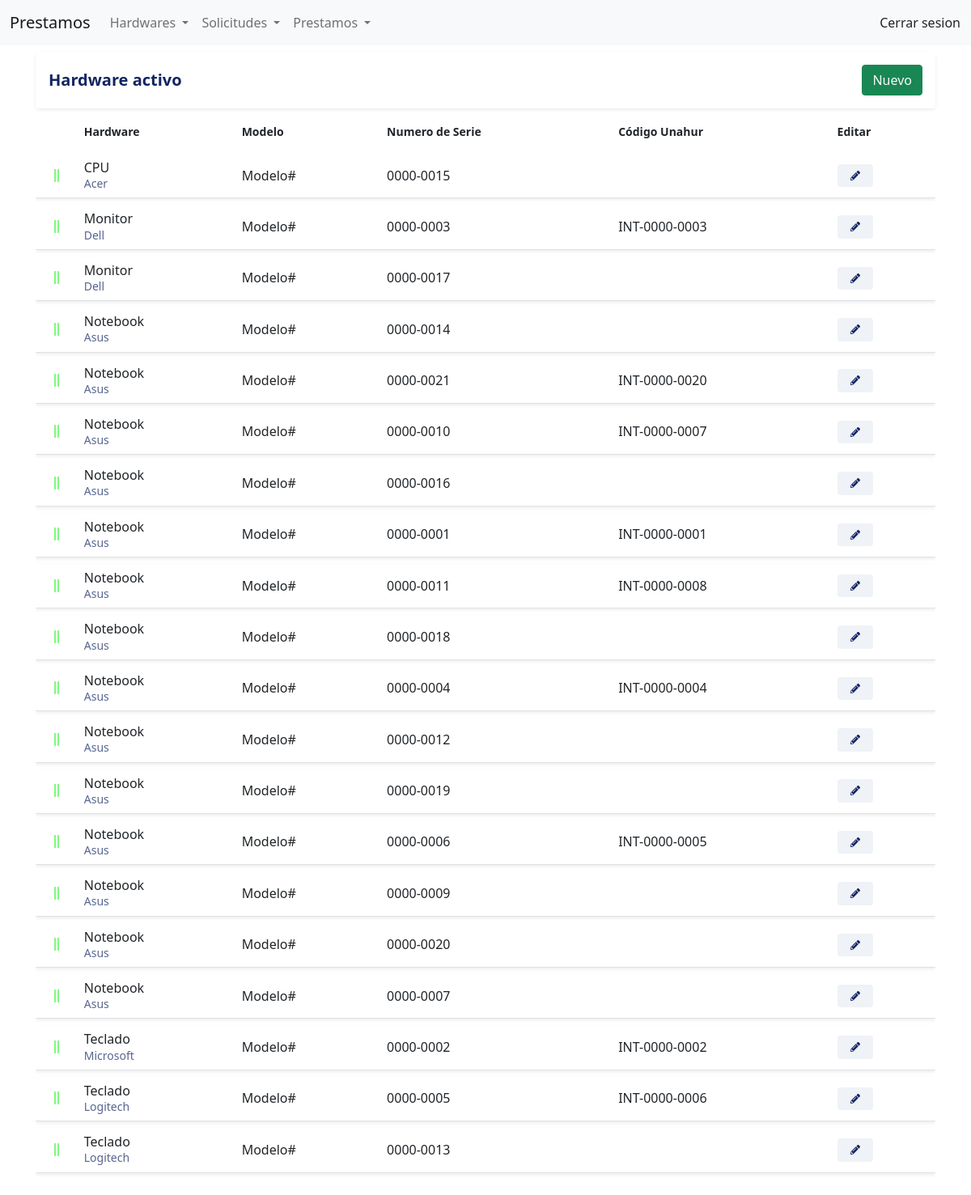
The app's page /hardware/activo with its own data.
### tables this page shows
CREATE TABLE IF NOT EXISTS hardwares
(
    id_hardware INT AUTO_INCREMENT PRIMARY KEY NOT NULL,
    id_tipo_hardware INT NOT NULL,
    id_marca INT NOT NULL,
    descripcion_hardware VARCHAR(1024),
    modelo VARCHAR(40) NOT NULL,
    numero_serie VARCHAR(40) NOT NULL UNIQUE,
    codigo_interno VARCHAR(40),
    created_at TIMESTAMP DEFAULT CURRENT_TIMESTAMP,
    updated_at TIMESTAMP DEFAULT CURRENT_TIMESTAMP ON UPDATE CURRENT_TIMESTAMP,
    FOREIGN KEY (id_tipo_hardware) REFERENCES tipos_hardware (id_tipo_hardware),
    FOREIGN KEY (id_marca) REFERENCES marcas (id_marca)
);

CREATE TABLE IF NOT EXISTS tipos_hardware
(
    id_tipo_hardware INT AUTO_INCREMENT PRIMARY KEY NOT NULL,
    tipo_hardware VARCHAR(40) NOT NULL UNIQUE,
    created_at TIMESTAMP DEFAULT CURRENT_TIMESTAMP,
    updated_at TIMESTAMP DEFAULT CURRENT_TIMESTAMP ON UPDATE CURRENT_TIMESTAMP
);

CREATE TABLE IF NOT EXISTS marcas
(
    id_marca INT AUTO_INCREMENT PRIMARY KEY NOT NULL,
    marca VARCHAR(40) NOT NULL UNIQUE,
    created_at TIMESTAMP DEFAULT CURRENT_TIMESTAMP,
    updated_at TIMESTAMP DEFAULT CURRENT_TIMESTAMP ON UPDATE CURRENT_TIMESTAMP
);

### index.php (called while the page is built, shortened)
<?php
    require_once "config/database.php";
    include_once "views/layouts/header.php";
    include_once "views/layouts/navbar.php";
    include_once "views/layouts/main.php";
    include_once "views/layouts/footer.php";
?>

### controllers/hardwareController.php (called while the page is built, shortened)
<?php
require_once 'models/hardwareModel.php';
require_once 'models/hardwareEstadoHardwareModel.php';
class HardwareController{
    public function activo() {
        $hardware = new HardwareModel();
        $hardwares = $hardware->getAll();
        $estado = 1;
        require_once 'views/hardware/listado.php';
    }
}

### config/database.php (called while the page is built)
<?php
class Database {
    public static function connect(){
        $db = new mysqli('localhost', 'root', '', 'prestamos');
        $db->query ("SET NAMES 'utf-8'");
        return $db;
    }
}

### models/hardwareModel.php (called while the page is built, shortened)
<?php
class HardwareModel{
    private $db;
    private $encabezado;
    public function __construct() {
        $this->db = Database::connect();
    }
    public function getEncabezado() {
        return $this->encabezado;
    }
    public function setEncabezado($encabezado) {
        $this->encabezado = $encabezado;
    }
    public function getAll() {
            $hardwares = $this->db->query(
            "SELECT
                hardwares.id_hardware,
                tipos_hardware.tipo_hardware,
                marcas.marca,
                hardwares.modelo,
                hardwares.numero_serie,
                hardwares.codigo_interno,
                hardwares.descripcion_hardware,
                hardwares.created_at as created_at_hardware
            FROM
                hardwares
            INNER JOIN
                tipos_hardware on hardwares.id_tipo_hardware = tipos_hardware.id_tipo_hardware
            INNER JOIN
                marcas on hardwares.id_marca = marcas.id_marca
            GROUP BY hardwares.id_hardware
            ORDER BY tipos_hardware.tipo_hardware;
            ");
            return $hardwares;
    }
}

### models/hardwareEstadoHardwareModel.php (called while the page is built, shortened)
<?php
class HardwareEstadoHardwareModel{
    private $db;
    public function __construct() {
        $this->db = Database::connect();
    }
    public function getUltimoEstado($id) {
        $ultimoEstado = $this->db->query(
        "SELECT
            hardwares_estados_hardware.id_hardware_estado_hardware,
            hardwares_estados_hardware.id_hardware,
            hardwares_estados_hardware.created_at,
            hardwares_estados_hardware.id_estado_hardware
        FROM
            hardwares_estados_hardware
        INNER JOIN
            ( SELECT id_hardware, MAX(created_at) fecha_max
                FROM hardwares_estados_hardware
                GROUP BY id_hardware ) resultado
            ON hardwares_estados_hardware.id_hardware = resultado.id_hardware
                AND hardwares_estados_hardware.created_at = resultado.fecha_max
                WHERE hardwares_estados_hardware.id_hardware = $id
        GROUP BY hardwares_estados_hardware.id_hardware
        ORDER BY hardwares_estados_hardware.id_hardware
            ");
        $dato1 = $ultimoEstado->fetch_object();
        return $dato1;
    }
}

### views/hardware/listado.php (the view, shortened to what this page needs)
<?php
require_once 'models/hardwareEstadoHardwareModel.php';
$hardwaresEstadosHardware = new HardwareEstadoHardwareModel();
?>
<div class="row">
    <div class="col align-middle">
        <div class="card d-inline-block border-0 shadow-sm shadow-hover w-100">
            <div class="card-body d-flex justify-content-between align-items-center">
                <h5 class="mb-0"> Hardware <?= $hardware->getEncabezado()?></h5>
                <a href="<?= URL ?>hardware/nuevo"class="btn btn-success text-light">Nuevo</a>
			</div>
        </div>
    </div>
</div>
<div class="row">
    <div class="col">
        <div class="table-responsive">
            <table class="table table-hover">
                <thead class="thead-light">
                    <tr>
                        <th scope="col"><small class="font-weight-bold"><small></th>
                        <th scope="col"><small class="font-weight-bold">Hardware<small></th>
                        <th scope="col"><small class="font-weight-bold">Modelo<small></th>
                        <th scope="col"><small class="font-weight-bold">Numero de Serie<small></th>
                        <th scope="col"><small class="font-weight-bold">Código Unahur<small></th>
                        <th scope="col"><small class="font-weight-bold">Editar<small></th>
                    </tr>
                </thead>
                <tbody>
                    <?php while($dato = $hardwares->fetch_object()): ?>
                    <?php  $ultimo = $hardwaresEstadosHardware->getUltimoEstado($dato->id_hardware);
                        if($ultimo->id_estado_hardware == $estado) {
                    ?>
                        <tr class="shadow-sm">
                            <td class="align-middle text-center">
                                <i class="fas fa-grip-lines-vertical"
                                        <?php
                                            switch ($estado) {
                                                case 1:
                                                    echo  'style="color:rgba(0, 244, 0, 0.5)"';
                                                break;
                                        }
                                    ?>
                                > </i>
                            </td>
                            <td><span class="d-block"><?= $dato->tipo_hardware; ?></span><small class="text-muted"><?= $dato->marca; ?></small>
                            </td>
                            <td class="align-middle"><span><?= $dato->modelo; ?></span></td>
                            <td class="align-middle"><span><?= $dato->numero_serie; ?></span></td>
                            <td class="align-middle"><span><?= $dato->codigo_interno; ?></span></td>
                            <td class="align-middle">
                                <a href = "<?= URL ?>hardware/editar&id=<?=$dato->id_hardware?>">
                                    <span class="badge badge-secondary"><i class="fas fa-pencil-alt"></i></span>
                                </a>
                            </td>
                        </tr>
                    <?php } endwhile; ?>
                </tbody>
            </table>
        </div>
    </div>
</div>

### views/layouts/header.php (shortened to what this page needs)
<!DOCTYPE html>
<html lang="es">
<head>
    <link rel="stylesheet" href="<?php echo URL ?>public/css/bootstrap.min.css" />
    <link rel="stylesheet" href="<?php echo URL ?>public/css/all.min.css" />
    <link rel="stylesheet" href="<?php echo URL ?>public/css/style.css" />
</head>
<body>

### views/layouts/navbar.php (shortened to what this page needs)
<nav class="navbar navbar-expand-lg navbar-light bg-light">
    <div class="container-fluid">
        <a class="navbar-brand" href="<?php echo URL ?>">Prestamos</a>
        <div class="collapse navbar-collapse" id="navbarSupportedContent">
        <ul class="navbar-nav me-auto mb-2 mb-lg-0">
            <li class="nav-item dropdown">
                <a class="nav-link dropdown-toggle" href="#" id="navbarDropdown" role="button" data-bs-toggle="dropdown" aria-expanded="false">
                    Hardwares
                </a>
            </li>
            <li class="nav-item dropdown">
                <a class="nav-link dropdown-toggle" href="#" id="navbarDropdown" role="button" data-bs-toggle="dropdown" aria-expanded="false">
                    Solicitudes
                </a>
            </li>
            <li class="nav-item dropdown">
                <a class="nav-link dropdown-toggle" href="#" id="navbarDropdown" role="button" data-bs-toggle="dropdown" aria-expanded="false">
                    Prestamos
                </a>
            </li>
        </ul>
            <span class="d-flex ">
                <a class="btn p-0" type="submit">Cerrar sesion</a>
            </span>
        </div>
    </div>
</nav>

### views/layouts/main.php (shortened to what this page needs)
<div class="container-fluid">
  <div class="row justify-content-center m-1 p-1">
  <?php
    if(isset($_GET['controller'])){
      $nombre_controlador = $_GET['controller'].'Controller';
    }elseif(!isset($_GET['controller']) && !isset($_GET['action'])){
      $nombre_controlador = CONTROLLER_DEFAULT;
    }else{
      show_error();
      exit();
    }
    if(class_exists($nombre_controlador)){
      $controlador = new $nombre_controlador();
      if(isset($_GET['action']) && method_exists($controlador, $_GET['action'])){
        $action = $_GET['action'];
        $controlador->$action();
      }elseif(!isset($_GET['controller']) && !isset($_GET['action'])){
        $action_default = ACTION_DEFAULT;
        $controlador->$action_default();
      }else{
        show_error();
      }
    }else{
      show_error();
    }
    ?>
  </div>
</div>

### views/layouts/footer.php (shortened to what this page needs)
</body>
</html>

### public/css/style.css (style rules this page uses)
:root { --primary: #122562; --light: #ffffff; --light-blue: #F5F6FA; --grey: #eff2f7; }
h1, h2, h3, h4, h5, h6 { color: var(--primary); font-weight: 700; }
.text-muted { color: var(--primary) !important; opacity: .7; }
.shadow-sm { box-shadow: 0 0 1.25rem rgba(11,37,75,.05); }
.shadow-hover { transition: 1s ease-in-out; }
.badge { padding: .5rem 1rem; }
.badge-secondary { background-color: var(--grey); color: var(--primary); }
table { border-collapse: separate; border-spacing: 0 .5rem; }
table thead th { border: 0 !important; }
table tbody tr { background-color: var(--light); }
table tbody td { border-top: 0 !important; line-height: 1.2; }
html { position: relative; min-height: 100%; }
body { margin-bottom: 60px; }

### records on screen
hardwares: id_tipo_hardware.tipo_hardware "CPU", id_marca.marca "Acer", modelo "Modelo#", numero_serie "0000-0015"
hardwares: id_tipo_hardware.tipo_hardware "Monitor", id_marca.marca "Dell", modelo "Modelo#", numero_serie "0000-0003", codigo_interno "INT-0000-0003"
hardwares: id_tipo_hardware.tipo_hardware "Monitor", id_marca.marca "Dell", modelo "Modelo#", numero_serie "0000-0017"
hardwares: id_tipo_hardware.tipo_hardware "Notebook", id_marca.marca "Asus", modelo "Modelo#", numero_serie "0000-0014"
hardwares: id_tipo_hardware.tipo_hardware "Notebook", id_marca.marca "Asus", modelo "Modelo#", numero_serie "0000-0021", codigo_interno "INT-0000-0020"
hardwares: id_tipo_hardware.tipo_hardware "Notebook", id_marca.marca "Asus", modelo "Modelo#", numero_serie "0000-0010", codigo_interno "INT-0000-0007"
hardwares: id_tipo_hardware.tipo_hardware "Notebook", id_marca.marca "Asus", modelo "Modelo#", numero_serie "0000-0016"
hardwares: id_tipo_hardware.tipo_hardware "Notebook", id_marca.marca "Asus", modelo "Modelo#", numero_serie "0000-0001", codigo_interno "INT-0000-0001"
hardwares: id_tipo_hardware.tipo_hardware "Notebook", id_marca.marca "Asus", modelo "Modelo#", numero_serie "0000-0011", codigo_interno "INT-0000-0008"
hardwares: id_tipo_hardware.tipo_hardware "Notebook", id_marca.marca "Asus", modelo "Modelo#", numero_serie "0000-0018"
hardwares: id_tipo_hardware.tipo_hardware "Notebook", id_marca.marca "Asus", modelo "Modelo#", numero_serie "0000-0004", codigo_interno "INT-0000-0004"
hardwares: id_tipo_hardware.tipo_hardware "Notebook", id_marca.marca "Asus", modelo "Modelo#", numero_serie "0000-0012"
hardwares: id_tipo_hardware.tipo_hardware "Notebook", id_marca.marca "Asus", modelo "Modelo#", numero_serie "0000-0019"
hardwares: id_tipo_hardware.tipo_hardware "Notebook", id_marca.marca "Asus", modelo "Modelo#", numero_serie "0000-0006", codigo_interno "INT-0000-0005"
hardwares: id_tipo_hardware.tipo_hardware "Notebook", id_marca.marca "Asus", modelo "Modelo#", numero_serie "0000-0009"
hardwares: id_tipo_hardware.tipo_hardware "Notebook", id_marca.marca "Asus", modelo "Modelo#", numero_serie "0000-0020"
hardwares: id_tipo_hardware.tipo_hardware "Notebook", id_marca.marca "Asus", modelo "Modelo#", numero_serie "0000-0007"
hardwares: id_tipo_hardware.tipo_hardware "Teclado", id_marca.marca "Microsoft", modelo "Modelo#", numero_serie "0000-0002", codigo_interno "INT-0000-0002"
hardwares: id_tipo_hardware.tipo_hardware "Teclado", id_marca.marca "Logitech", modelo "Modelo#", numero_serie "0000-0005", codigo_interno "INT-0000-0006"
hardwares: id_tipo_hardware.tipo_hardware "Teclado", id_marca.marca "Logitech", modelo "Modelo#", numero_serie "0000-0013"

### other values on screen
$hardware->getEncabezado() "activo"
